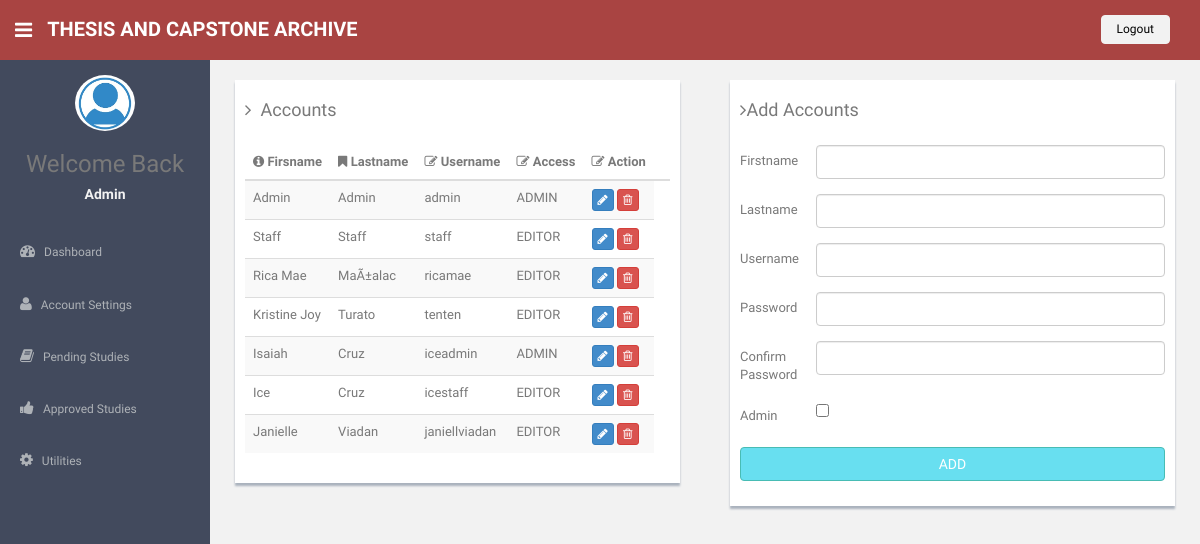
/adminaccounts.php (signed in), run on an earlier commit of the app's database.
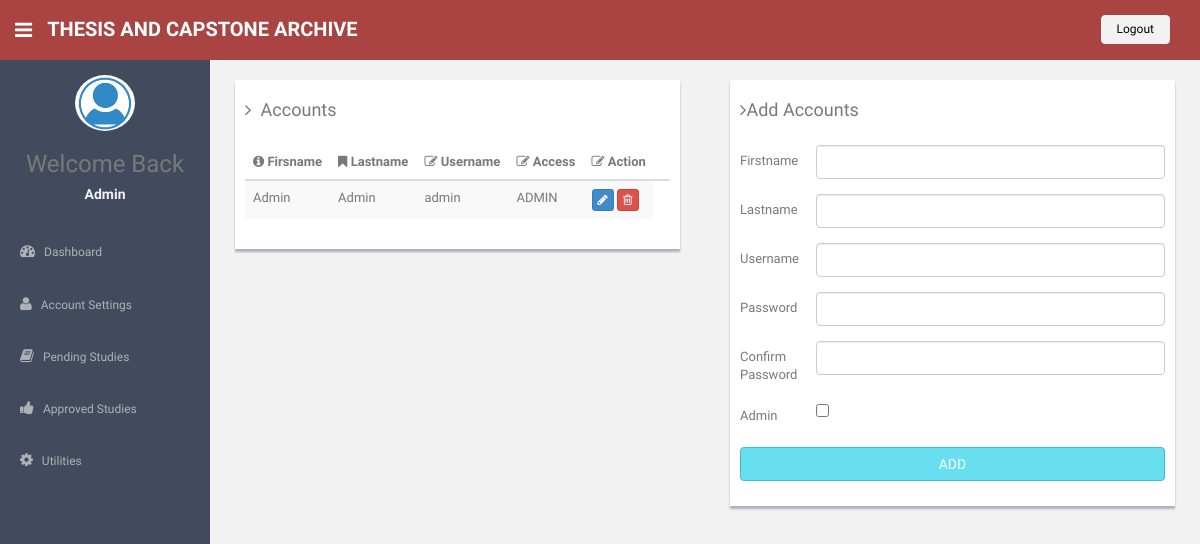
And on a later commit of the database.
### tables this page shows
CREATE TABLE `tbluser` (
  `uid` int(11) NOT NULL,
  `firstname` varchar(25) NOT NULL,
  `lastname` varchar(25) NOT NULL,
  `username` varchar(25) NOT NULL,
  `password` varchar(60) NOT NULL,
  `role` varchar(6) NOT NULL
);

### adminaccounts.php (the view, shortened to what this page needs)
<?php
include('./include/db.php');
include('./include/header.php');
?>
      <section id="main-content">
          <section class="wrapper">
              <div class="row mt">
                  <div class="col-md-6">
                      <div class="form-panel">
                          <table class="table table-striped table-advance table-hover">
	                  	  	   <h4 class="mb"><i class="fa fa-angle-right"></i>&ensp;Accounts</h4>
                              <thead>
                              <tr>
                                  <th><i class="fa fa-info-circle"></i> Firsname</th>
                                  <th><i class="fa fa-bookmark"></i> Lastname</th>
                                  <th><i class=" fa fa-edit"></i> Username</th>
								   <th><i class=" fa fa-edit"></i> Access</th>
								   <th><i class=" fa fa-edit"></i> Action</th>
                                  <th></th>
                              </tr>
                              </thead>
                              <tbody>
							  <?php
							 $sql = "SELECT * FROM tbluser WHERE uid>1";
								$result = $conn->query($sql);
								if ($result->num_rows > 0) {
										while($row = $result->fetch_assoc()) {
										$uid=$row["uid"] ;
										$firstname=$row["firstname"];
										$lastname=$row["lastname"];
										$username=$row["username"];
										$role=$row["role"];
									 echo '<tr>';
									 echo'<td>'.$firstname.'</td>';
									  echo'<td>'.$lastname.'</td>';
									 echo'<td>'.$username.'</td>';
									 echo'<td>'.$role.'</td>';
									 echo '<td>';
									 echo "<button class='btn btn-primary btn-xs'  data-toggle='modal' data-target='#edit{$uid}'>";
									 echo '<i class="fa fa-pencil">';
									 echo '</i>';
									 echo'</button>';
									  echo " <button class='btn btn-danger btn-xs'  data-toggle='modal' data-target='#delete{$uid}'>";
									 echo '<i class="fa fa-trash-o">';
									 echo '</i>';
									 echo'</button>';
									 echo'</td>';
									 echo'</tr>';
							 }
									 echo '</table>';
							}else {
									echo '0 results';
									}
							  ?>
                      </div>
                  </div>
				  <div class="col-lg-6">
          			<div class="form-panel">
					<form class="form-horizontal tasi-form" method="post">
                  	  <h4 class="mb"><i class="fa fa-angle-right"></i>Add Accounts</h4>
                              <div class="form-group">
                                  <label class="col-sm-2 control-label col-lg-2" for="inputSuccess">Firstname</label>
                                  <div class="col-lg-10">
                                      <input type="text" class="form-control" name="fname">
                                  </div>
                              </div>
                              <div class="form-group">
                                  <label class="col-sm-2 control-label col-lg-2">Lastname</label>
                                  <div class="col-lg-10">
                                      <input type="text" class="form-control"  name="lname">
                                  </div>
                              </div>
                              <div class="form-group">
                                  <label class="col-sm-2 control-label col-lg-2">Username</label>
                                  <div class="col-lg-10">
                                      <input type="text" class="form-control" name="user">
								   </div>
                              </div>
							  <div class="form-group">
                                  <label class="col-sm-2 control-label col-lg-2">Password</label>
                                  <div class="col-lg-10">
                                      <input type="password" class="form-control"  name="pass">
								   </div>
                              </div>
							  <div class="form-group">
                                  <label class="col-sm-2 control-label col-lg-2">Confirm Password</label>
                                  <div class="col-lg-10">
                                      <input type="password" class="form-control" name="pass2" >
								   </div>
                              </div>
							  <div class="form-group">
                                  <label class="col-sm-2 control-label col-lg-2">Admin</label>
                                  <div class="col-lg-10">
								  <input type="checkbox" name="check" value="1">
								</div>
                            </div>
							  <div class="form-group">
                               <label class="col-sm- control-label col-lg-4"></label>
                                  <div class="col-lg-12">
								   <button class="btn btn-theme btn-block" type="submit" name="submit" value="add">ADD</button>
								   </div>
                              </div>
                          </form>
              </div>
	</div>
	</div>
		</section><! --/wrapper -->
      </section>
  <?php
  include ('./include/footer.php');
  ?>

What changed in the data, as far as the page shows it:
removed tbluser: firstname "Staff", lastname "Staff", username "staff", role "EDITOR"
removed tbluser: firstname "Rica Mae", lastname "MaÃ±alac", username "ricamae", role "EDITOR"
removed tbluser: firstname "Kristine Joy", lastname "Turato", username "tenten", role "EDITOR"
removed tbluser: firstname "Isaiah", lastname "Cruz", username "iceadmin", role "ADMIN"
removed tbluser: firstname "Ice", lastname "Cruz", username "icestaff", role "EDITOR"
removed tbluser: firstname "Janielle", lastname "Viadan", username "janiellviadan", role "EDITOR"
